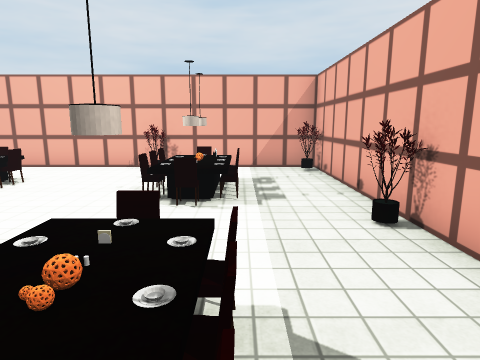
View 1 (above)

12 first-person views from a walk through a scene from a Unity 3-D project. The camera is 1.4 m above the floor, tilts 10° down and sees 75° across. The floor is counted in squares, 1 m on a side. Each view is taken from the middle of a square. On the plan, view 1 faces up. The plan holds only what a view shows up to about 14 squares ahead; the rest is blank. Surface patterns are stand-ins for the level's own textures.

View 2
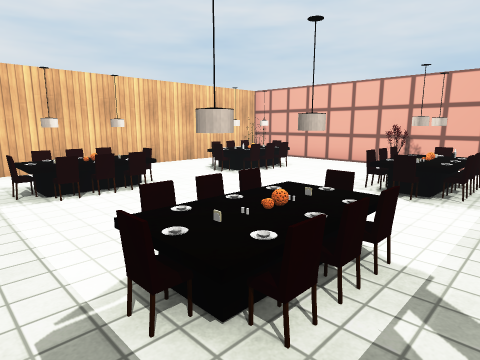

View 3
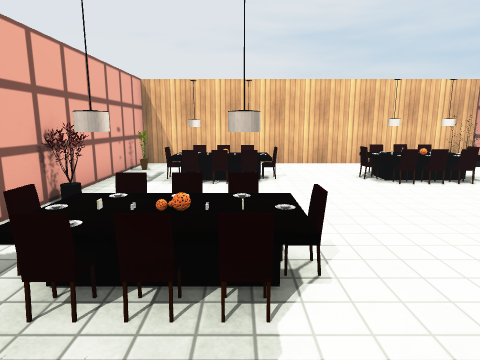

View 4
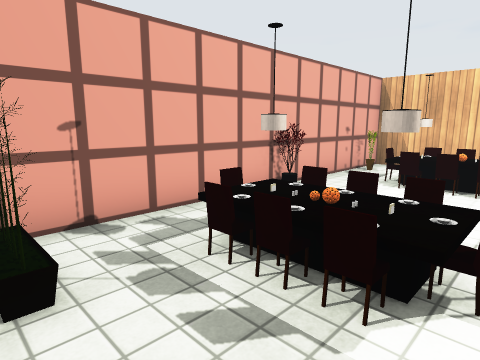

View 5
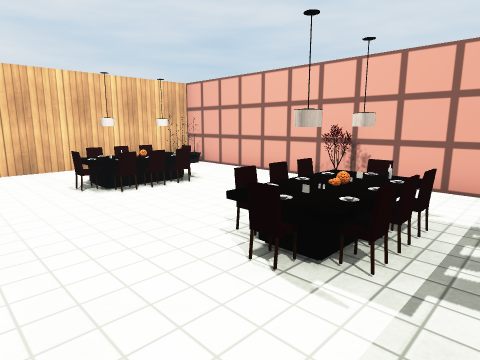

View 6
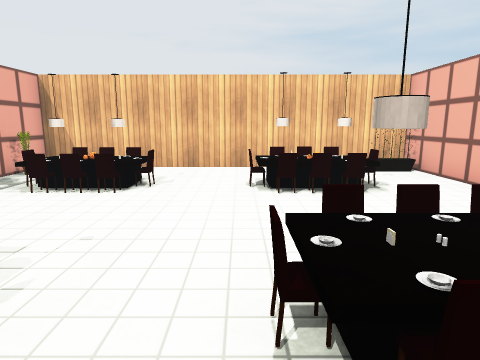

View 7
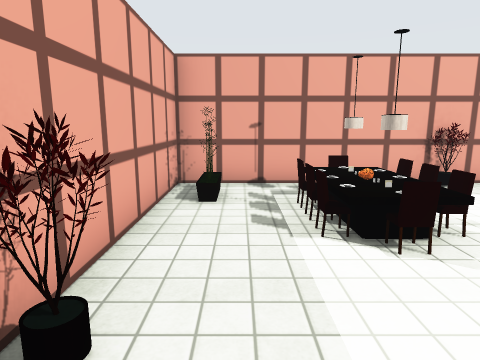

View 8
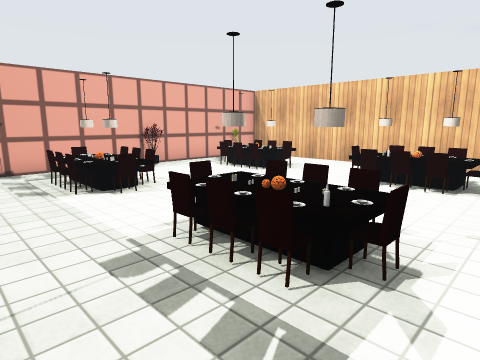

View 9
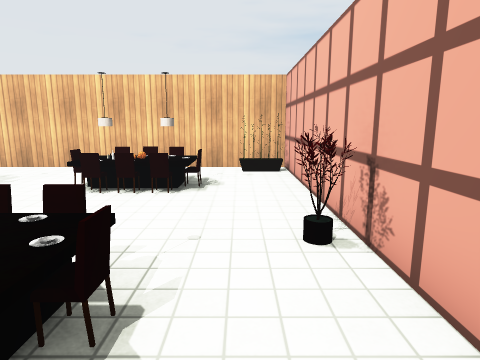

View 10
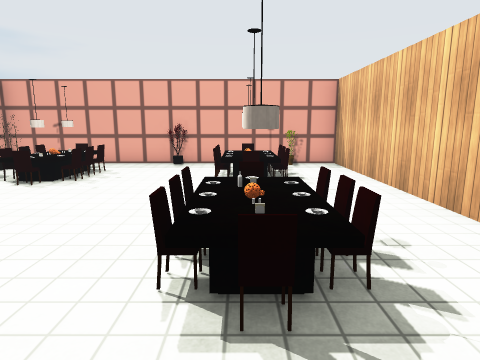

View 11
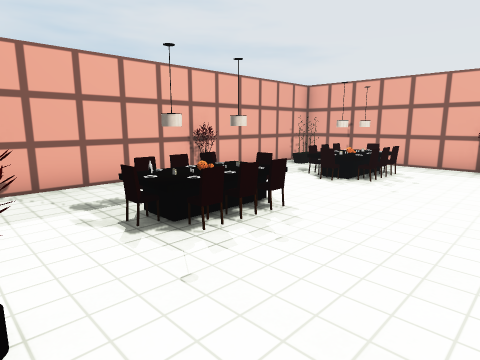

View 12
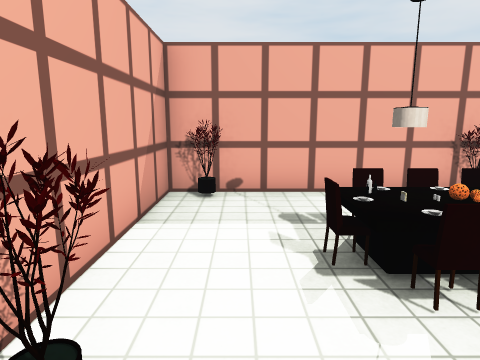

### Floor plan
Points are (right, up) in squares from view 1. A wall is a line through its corners. A room is listed if a view was taken in it or the views show most of it. See-through windows are left out.
Room 1 (views 1, 2, 3, 4, 5, 6, 7, 8, 9, 10, 11, 12)
walls: (-3.9, -0.8) (-3.8, -1) (-3.3, -1.3); (-4.1, -0.9) (-3.8, -1); (-4, -1) (-3.6, -1.5); (-3.7, -1) (-3.5, -1.4); (-4.1, -1.1) (-3.6, -1.1); (-3.6, -1.3) (-3.6, -1.1); (1.8, 4.1) (2.1, 4.3); (1.8, 4.4) (2.3, 4.5); (-2.8, 9.7) (-3.1, 9.8); (-2.8, 9.7) (-3.1, 10.1); (1.9, 4.1) (2.1, 4.6); (2, 4) (2.2, 4.2) (1.6, 4.5) (2.1, 4.5); (2, 4) (2.1, 4.3); (2, 4) (2, 4.3); (2, 4.5) (1.9, 4.7); (-2.7, 9.9) (-2.9, 9.9); (-2.5, 9.9) (-2.8, 9.8); (2.1, 3.9) (1.6, 4.4) (2.1, 4.3); (-2.5, 10) (-2.5, 9.7) (-2.7, 9.9) (-2.9, 10); (2.2, 4.2) (2.1, 4.2); (2.2, 4.2) (1.7, 4.5); (-2.6, 10.1) (-3, 9.9); (2.3, 4.1) (2.4, 4.5) (2.1, 4.5); (2.3, 4.3) (2.1, 4.3); (-2.3, 10.1) (-2.6, 9.8) (-2.6, 9.7); (-2.7, 10.3) (-2.9, 9.9); (-2.5, 10.3) (-2.5, 9.7); (-9.5, -1.5) (2.5, -1.5) (2.5, 10.5) (-9.5, 10.5) (-9.5, -1.5); (2, 9.4) (2.2, 9.9); (2, 9.4) (1.8, 9.9); (2.2, 9.4) (1.8, 9.9)
objects: pot (-9, 9) to (-9, 10); other object (-8, -1); table (-7, 0); chair (-7, 1); chair (-7, 2); table (-7, 3); chair (-7, 6); chair (-7, 7); table (-7, 8); chair (-6, 0); lamp (-6, 1); lamp (-6, 2); chair (-6, 3); chair (-6, 5); other object (-6, 6); lamp (-6, 7); chair (-6, 8); chair (-5, 1); chair (-5, 2); chair (-5, 6); chair (-5, 7); chair (-2, 1); chair (-2, 2); chair (-2, 6); chair (-2, 7); chair (-1, 0); lamp (-1, 1); lamp (-1, 2); chair (-1, 3); chair (-1, 5); lamp (-1, 6); lamp (-1, 7); chair (-1, 8); other object (-1, 9); chair (0, 1); chair (0, 2); chair (0, 6); chair (0, 7); pot (2, -1) to (2, 0)

Where each view was taken, in squares from view 1:
view 1: 0 up, 0 right, facing up
view 2: 1 down, 1 right, facing up-left
view 3: 2 up, 2 right, facing left
view 4: 3 up, 2 right, facing down-left
view 5: 3 up, 1 right, facing up-left
view 6: 5 up, 1 right, facing left
view 7: 6 up, 1 right, facing down
view 8: 9 up, 2 right, facing down-left
view 9: 9 up, 1 right, facing left
view 10: 10 up, 6 left, facing down
view 11: 10 up, 5 left, facing down-right
view 12: 9 up, 4 left, facing right
